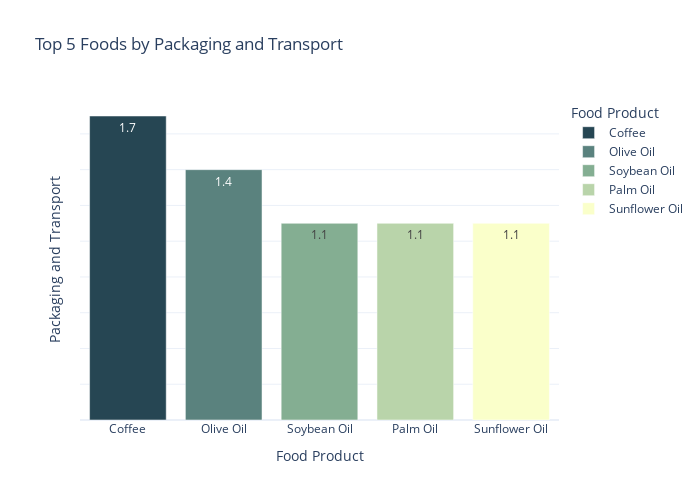

Source (notebook cell):
### Code cell
fig2 = px.bar(
    top5_pack_transport,
    x = "food_product",
    y = "pack_transport",
    title = "Top 5 Foods by Packaging and Transport",
    labels = {
        "pack_transport": "Packaging and Transport",
        "food_product": "Food Product"
    },
    text = "pack_transport",
    color = "food_product",
    color_discrete_map = custom_colors
)
fig2.update_xaxes(categoryorder = "total descending")
fig2.update_layout(
    template = "plotly_white",
    yaxis = dict(
        showticklabels = False
    ),
    width = 700,
    height = 500)
fig2.show()

### Figure 1 — Plotly figure (JSON) as saved in the notebook; plotly's stock layout.template omitted (floating-point values rounded to 4 significant figures)
{"data": [{"hovertemplate": "Food Product=%{x}<br>Packaging and Transport=%{text}<extra></extra>", "legendgroup": "Coffee", "marker": {"color": "#264653", "pattern": {"shape": ""}}, "name": "Coffee", "orientation": "v", "showlegend": true, "text": [1.7], "textposition": "auto", "type": "bar", "x": ["Coffee"], "xaxis": "x", "y": [1.7], "yaxis": "y"}, {"hovertemplate": "Food Product=%{x}<br>Packaging and Transport=%{text}<extra></extra>", "legendgroup": "Olive Oil", "marker": {"color": "#5A827E", "pattern": {"shape": ""}}, "name": "Olive Oil", "orientation": "v", "showlegend": true, "text": [1.4], "textposition": "auto", "type": "bar", "x": ["Olive Oil"], "xaxis": "x", "y": [1.4], "yaxis": "y"}, {"hovertemplate": "Food Product=%{x}<br>Packaging and Transport=%{text}<extra></extra>", "legendgroup": "Soybean Oil", "marker": {"color": "#84AE92", "pattern": {"shape": ""}}, "name": "Soybean Oil", "orientation": "v", "showlegend": true, "text": [1.1], "textposition": "auto", "type": "bar", "x": ["Soybean Oil"], "xaxis": "x", "y": [1.1], "yaxis": "y"}, {"hovertemplate": "Food Product=%{x}<br>Packaging and Transport=%{text}<extra></extra>", "legendgroup": "Palm Oil", "marker": {"color": "#B9D4AA", "pattern": {"shape": ""}}, "name": "Palm Oil", "orientation": "v", "showlegend": true, "text": [1.1], "textposition": "auto", "type": "bar", "x": ["Palm Oil"], "xaxis": "x", "y": [1.1], "yaxis": "y"}, {"hovertemplate": "Food Product=%{x}<br>Packaging and Transport=%{text}<extra></extra>", "legendgroup": "Sunflower Oil", "marker": {"color": "#FAFFCA", "pattern": {"shape": ""}}, "name": "Sunflower Oil", "orientation": "v", "showlegend": true, "text": [1.1], "textposition": "auto", "type": "bar", "x": ["Sunflower Oil"], "xaxis": "x", "y": [1.1], "yaxis": "y"}], "layout": {"barmode": "relative", "height": 500, "legend": {"title": {"text": "Food Product"}, "tracegroupgap": 0}, "title": {"text": "Top 5 Foods by Packaging and Transport"}, "width": 700, "xaxis": {"anchor": "y", "categoryarray": ["Coffee", "Olive Oil", "Soybean Oil", "Palm Oil", "Sunflower Oil"], "categoryorder": "total descending", "domain": [0, 1], "title": {"text": "Food Product"}}, "yaxis": {"anchor": "x", "domain": [0, 1], "showticklabels": false, "title": {"text": "Packaging and Transport"}}}}
